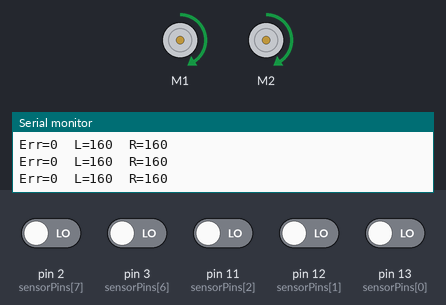
Simulated run of this sketch. Board: Arduino Uno, built with avr-gcc and run on an emulated ATmega328P. Parts: 2 × DC motor (green arrow = forward, orange = backward, longer = faster), the last lines printed to the serial monitor. The inputs (shaded band) are chosen by the test bench; at power-on: pin 2 (sensorPins[7]), pin 3 (sensorPins[6]), pin 11 (sensorPins[2]), pin 12 (sensorPins[1]), pin 13 (sensorPins[0]) LOW.

Above: at 1.7 s.
1.8 s: pin 2 (sensorPins[7]) driven HIGH
At 2.5 s:
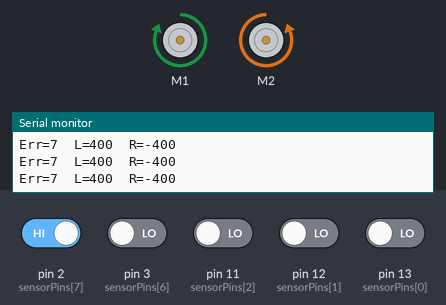
3.3 s: pin 11 (sensorPins[2]) driven HIGH
At 3.9 s:
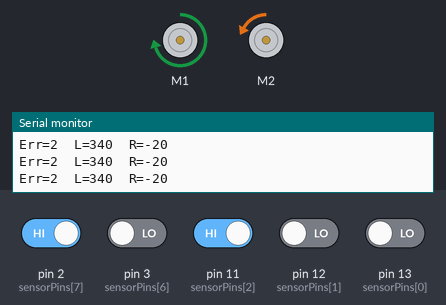
4.8 s: pin 3 (sensorPins[6]) driven HIGH
At 6.0 s:
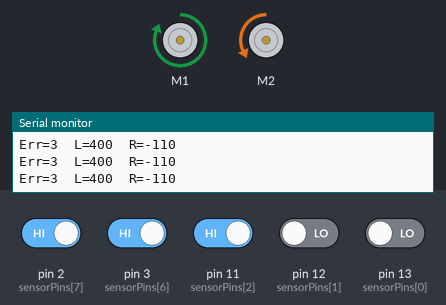
6.3 s: pin 12 (sensorPins[1]) driven HIGH
At 7.5 s:
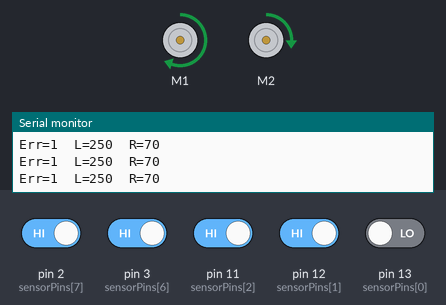
7.9 s: pin 2 (sensorPins[7]) driven LOW
At 9.1 s:
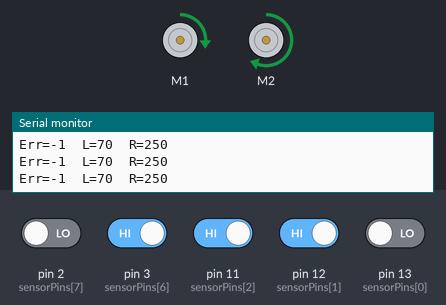
9.4 s: pin 13 (sensorPins[0]) driven HIGH
At 10.7 s:
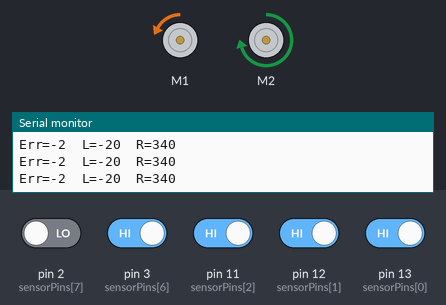
Timing chart, 0 to 11.9 s (numbered marks = the images above; inputs shaded):
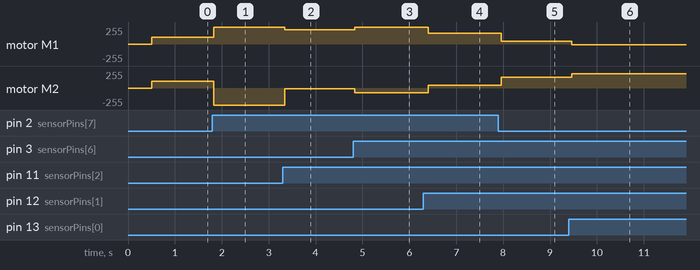

Measured:
- after the input at 1.8 s, motor M1: forward 102/255 → forward 255/255 at once; motor M2: forward 102/255 → backward 255/255 at once
- after the input at 3.3 s, motor M1: forward 255/255 → forward 216/255 at once; motor M2: backward 255/255 → backward 12/255 at once
- after the input at 4.8 s, motor M1: forward 216/255 → forward 255/255 at once; motor M2: backward 12/255 → backward 70/255 at once
- after the input at 6.3 s, motor M1: forward 255/255 → forward 159/255 after 0.11 s; motor M2: backward 70/255 → forward 44/255 after 0.11 s
- after the input at 7.9 s, motor M1: forward 159/255 → forward 44/255 after 0.06 s; motor M2: forward 44/255 → forward 159/255 after 0.06 s
- after the input at 9.4 s, motor M1: forward 44/255 → backward 12/255 after 0.07 s; motor M2: forward 159/255 → forward 216/255 after 0.07 s

The sketch:

Code.ino
```cpp
#include <DRV8835MotorShield.h>

// ===== إعداد الدرايفر (Pololu DRV8835) =====
// DIR1 → D7, PWM1 → D8, PWM2 → D9, DIR2 → D10
DRV8835MotorShield motors(7, 8, 9, 10);

// ===== إعداد QTR-8RC Reflectance Sensor Array =====
// التوصيلات كما طلبت:
//   Sensor 1 → D13
//   Sensor 2 → D12
//   Sensor 3 → D11
//   Sensor 4 → D6
//   Sensor 5 → D5
//   Sensor 6 → D4
//   Sensor 7 → D3
//   Sensor 8 → D2
const uint8_t sensorPins[8] = { 13, 12, 11, 6, 5, 4, 3, 2 };
uint16_t sensorValues[8];

// أوزان الحساسات (يسار → يمين)
const int weights[8] = { -7, -5, -3, -1, 1, 3, 5, 7 };

// إعدادات السرعة
const int baseSpeed      = 160;   // سرعة أساسية للمستقيم
const int maxSpeed       = 400;   // أقصى سرعة للمحركات
const int correctionGain = 90;    // قوة الالتفاف

void setup() {
  Serial.begin(9600);

  // تهيئة أرجل الحساسات لشحن مكثفات QTR-8RC
  for (uint8_t i = 0; i < 8; i++) {
    pinMode(sensorPins[i], OUTPUT);
    digitalWrite(sensorPins[i], LOW);
  }

  // إذا كان اتجاه أحد المحركات عكسيًا، يمكنك قلبه هنا:
  // motors.flipM1(true);
  // motors.flipM2(true);

  motors.setSpeeds(0, 0);
  delay(500);
  Serial.println(">> بدء تتبع الخط <<");
}

void loop() {
  readQTR8RC();
  int error      = computeError();
  int correction = error * correctionGain;

  int leftSpeed  = constrain(baseSpeed + correction, -maxSpeed, maxSpeed);
  int rightSpeed = constrain(baseSpeed - correction, -maxSpeed, maxSpeed);

  motors.setSpeeds(leftSpeed, rightSpeed);

  // طباعة لمراقبة الأداء وضبط المعاملات
  Serial.print("Err=");    Serial.print(error);
  Serial.print("  L=");    Serial.print(leftSpeed);
  Serial.print("  R=");    Serial.println(rightSpeed);

  delay(20);
}

// ==== دالة قراءة QTR-8RC (RC style) ====
void readQTR8RC() {
  // شحن المكثفات
  for (uint8_t i = 0; i < 8; i++) {
    pinMode(sensorPins[i], OUTPUT);
    digitalWrite(sensorPins[i], HIGH);
  }
  delayMicroseconds(10);

  // قياس زمن التفريغ
  const uint16_t MAX_COUNT = 3000;
  for (uint8_t i = 0; i < 8; i++) {
    pinMode(sensorPins[i], INPUT);
    uint16_t count = 0;
    while (digitalRead(sensorPins[i]) == HIGH && count < MAX_COUNT) {
      count++;
    }
    sensorValues[i] = count;
  }
}

// ==== دالة حساب الخطأ بناءً على الأوزان ====
int computeError() {
  long num = 0, den = 0;
  for (uint8_t i = 0; i < 8; i++) {
    num += (long)sensorValues[i] * weights[i];
    den += sensorValues[i];
  }
  if (den == 0) return 0;  // لم يُرصد الخط
  return num / den;
}
```
